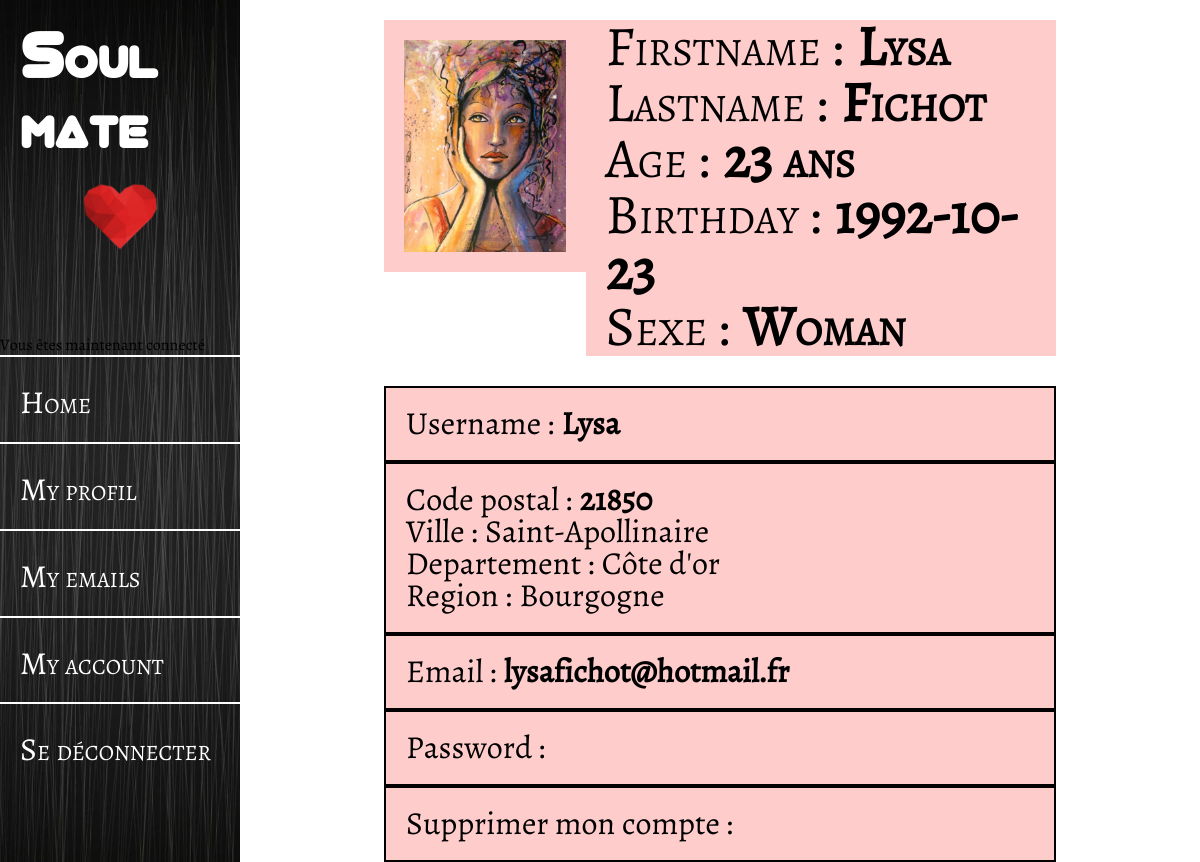
Screenshot of /account.php (signed in) with the database file from the repository.
### tables this page shows
CREATE TABLE IF NOT EXISTS `users` (
  `id` int(11) NOT NULL AUTO_INCREMENT,
  `firstname` varchar(255) NOT NULL,
  `lastname` varchar(255) NOT NULL,
  `id_sexe` int(11) NOT NULL,
  `birthday` date NOT NULL,
  `code_postal` varchar(5) NOT NULL,
  `avatar` varchar(255) DEFAULT NULL,
  `username` varchar(255) NOT NULL,
  `email` varchar(255) NOT NULL,
  `password` varchar(255) NOT NULL,
  `confirmation_token` varchar(255) DEFAULT NULL,
  `confirmed_at` datetime DEFAULT NULL,
  `reset_token` varchar(255) DEFAULT NULL,
  `reset_at` datetime DEFAULT NULL,
  `remember_token` varchar(255) DEFAULT NULL,
  `activate` int(11) NOT NULL,
  PRIMARY KEY (`id`)
);

CREATE TABLE IF NOT EXISTS `sexe` (
  `id_sexe` int(11) NOT NULL AUTO_INCREMENT,
  `sexe` varchar(255) NOT NULL,
  PRIMARY KEY (`id_sexe`)
);

### class/Session.php (called while the page is built, shortened)
<?php
class Session {
    static $instance;
    static function getInstance() {
        if(!self::$instance){
            self::$instance = new Session();
        }
        return self::$instance;
    }
    public function hasFlashes() {
        return isset($_SESSION['flash']);
    }
    public function getFlashes() {
        $flash = $_SESSION['flash'];
        return $flash;
    }
}

### class/Database.php (called while the page is built, shortened)
<?php
class Database {
    public $pdo;
    public function __construct($login, $password, $database_name, $host = 'localhost') {
        $this->pdo = new PDO("mysql:dbname=$database_name;host=$host", $login, $password, array(PDO::MYSQL_ATTR_USE_BUFFERED_QUERY => true));
        $this->pdo->setAttribute(PDO::ATTR_ERRMODE, PDO::ERRMODE_EXCEPTION);
        $this->pdo->setAttribute(PDO::ATTR_DEFAULT_FETCH_MODE, PDO::FETCH_OBJ);
        $this->pdo->query("SET NAMES 'utf8'");
    }
    public function query($query, $params = false) {
        if($params){
            $req = $this->pdo->prepare($query);
            $req->execute($params);
        } else {
            $req = $this->pdo->query($query);
        }
        return $req;
    }
}

### class/App.php (called while the page is built, shortened)
<?php
class App {
    static $db = null;
    static function getDatabase() {
        if(!self::$db) {
            self::$db = new Database('root', '', 'meetic');
        }
        return self::$db;
    }
    static function getAuth() {
        return new Auth(Session::getInstance(), ['restriction_msg' => "Vous n'avez pas la permission d'acceder a cette page" ]);
    }
}

### class/Auth.php (called while the page is built, shortened)
<?php
class Auth {
    public function age($db, $user_id) {
          $user = $db->query('SELECT * FROM users WHERE id = ?', [$user_id])->fetch();
          if($user) {
            $now = new DateTime();
            $birth = new DateTime($user->birthday);
            return $now->diff($birth)->format('%Y ans');
            }
    }
}

### account.php (the view, shortened to what this page needs)
<?php
$db = App::getDatabase();
$user_id = $_SESSION['auth']->id;
$user = $db->query('SELECT * FROM users WHERE id = :id', ['id' => $user_id])->fetch();
$genre = $db->query('SELECT * FROM sexe WHERE id_sexe = :sexe', ['sexe' => $user->id_sexe])->fetch();
$sql = 'SELECT villes.nom AS ville , villes.code_postal, villes.id_departement,
departements.id_departement, departements.nom AS departement, departements.id_region,
regions.id_region, regions.nom AS region, users.id, users.code_postal FROM users
LEFT JOIN villes ON users.code_postal = villes.code_postal
LEFT JOIN departements ON villes.id_departement = departements.id_departement
LEFT JOIN regions ON departements.id_region = regions.id_region
WHERE users.id = :id';
$live = $db->query(''.$sql.'', ['id' => $user_id])->fetch();
?>
<!DOCTYPE html>
<html>
<head>
    <link type= "text/css" rel="stylesheet" href="css/header.css" />
    <link type= "text/css" rel="stylesheet" href="css/account.css" />
</head>
<body>
   <?php include 'include/menu.php' ?>
    <div id="container">
        <form action="#" method="post" enctype="multipart/form-data">
            <div id='info_general'>
                <fieldset id='picture' disabled>
                    <div id='avatar_account' class='modif'><img src='<?= $user->avatar; ?>' alt='avatar' /></div>
                </fieldset>
                <div id="info_profil">
                    <div><span>Firstname : </span><strong><?= $user->firstname; ?></strong> </div>
                    <div><span>Lastname : </span><strong><?= $user->lastname; ?></strong></div>
                    <div><span>Age : </span><strong><?= App::getAuth()->age($db, $user_id); ?></strong></div>
                    <div><span>Birthday : </span><strong><?= $user->birthday; ?></strong> </div>
                    <div><span>Sexe : </span><strong><?= $genre->sexe; ?></strong></div>
                </div>
            </div>
            <div id="info_account">
                <fieldset disabled>
                    <div class='modif'><span>Username : </span><strong><?= $user->username; ?></strong></div>
                </fieldset>
                <fieldset disabled>
                    <div class='modif'>
                        <span>Code postal : </span><strong><?= $user->code_postal ?></strong><br>
                        <span>Ville : </span><?= $live->ville?><strong></strong><br>
                        <span>Departement : </span><?= $live->departement?><strong></strong><br>
                        <span>Region : </span><?= $live->region?><strong></strong><br>
                    </div>
                </fieldset>
                <fieldset disabled>
                    <div class='modif'>
                        <span>Email : </span><strong><?= $user->email; ?></strong>
                    </div>
                </fieldset>
                <fieldset disabled>
                    <div class='modif'><span>Password : </span><strong></strong></div>
                </fieldset>
                <fieldset disabled>
                    <div class='modif'><span>Supprimer mon compte : </span><strong></strong></div>
                </fieldset>
            </div>
        </form>
    </div>
</body>
</html>

### include/menu.php
<div id="menu">
    <header>
        <div id='titre'>
            <h1>Soul mate</h1>
            <img src="css/img/logo.png" alt="logo">
        </div>
    </header>
    <div class='empty'></div>
        <?php if(Session::getInstance()->hasFlashes()): ?>
            <?php foreach(Session::getInstance()->getFlashes() as $type => $message): ?>
                <div class="alert alert-<?= $type; ?>">
                    <?= $message; ?>
                </div>
            <?php endforeach; ?>
        <?php endif; ?>
    <nav>
        <div class="menu"><a href="home.php">Home</a></div>
        <div class="menu"><a href="profil.php?id=<?php echo $user_id; ?>">My profil</a></div>
        <div class="menu"><a href="messagerie.php?id=<?php echo $user_id; ?>">My emails</a></div>
        <div class="menu"><a href="account.php">My account</a></div>
        <div class="menu">
            <?php if (isset($_SESSION['auth'])): ?>
               <a href="logout.php">Se déconnecter</a>
            <?php endif; ?>
        </div>
    </nav>
</div>

### css/header.css (style rules this page uses)
* { margin: 0; padding: 0; border: 0; font-size: 100%; vertical-align: baseline; -webkit-box-sizing: border-box; -moz-box-sizing: border-box; box-sizing: border-box; font-family: 'alegreyaregular', lato, sans-serif, monospace; }
a { text-decoration: none; color: inherit; }
html { height: 100%; width: 100%; }
body { display: block; height: 100%; width: 100%; background: url(img/grunge.jpg) repeat center center; background-size: cover; line-height: 1; min-height: 100%; margin:auto; }
#menu { display: flex; flex-direction: column; width: 20%; background: url(img/menu.jpg) no-repeat center center; background-size: cover; position: fixed; height: 100%; float: left; }
.menu { font-size: 2em; color: white; font-variant: small-caps; border-top: 2px solid white; padding: 30px 0 20px 20px; }
.empty { height: 10%; }
#titre { display: flex; flex-direction: column; margin: 20px 20px 0 20px; height: 20%; }
#titre h1 { flex-grow: 1; font-size: 4.4em; color: white; font-family: 'virgo_01regular', Arial, serif; font-variant: small-caps; }
header img { flex-grow: 1; padding-top: 20px; width: 40%; margin: auto; }
nav { display: flex; flex-direction: column; justify-content: space-between; height: 50%; margin-top: 2px; }

### css/account.css (style rules this page uses)
#container { width: 80%; float: right; line-height: 1; min-height: 100%; margin:auto; float: right; }
form { display: flex; flex-direction: column; width: 70%; margin: auto; max-height: 60%; }
#info_general { display: flex; flex-direction: row; }
#picture { border: none; display: flex; flex-direction: column; margin-top: 20px; width: 30%; }
#avatar_account { border : none; width: 100%; }
#avatar_account img { height: 100%; width: 100%; }
#info_profil { display: flex; flex-direction: column; justify-content: space-around; width: 70%; font-size: 3.5em; padding-left: 20px; margin-top: 20px; font-variant: small-caps; background-color: rgba(255, 0, 0, 0.2); }
.modif { font-size: 2em; background-color: rgba(255, 0, 0, 0.2); padding: 20px; border: 2px solid black; cursor: pointer; }
#info_account { display: flex; flex-direction: column; justify-content: space-between; margin-top: 30px; }

### rows the page displays
users: avatar (picture), firstname "Lysa", lastname "Fichot", birthday "23 ans", birthday "1992-10-23", username "Lysa", code_postal "21850", email "lysafichot@hotmail.fr"
sexe: sexe "Woman"

### other values shown
$message "Vous êtes maintenant connecté"
$live->ville "Saint-Apollinaire"
$live->departement "Côte d'or"
$live->region "Bourgogne"
